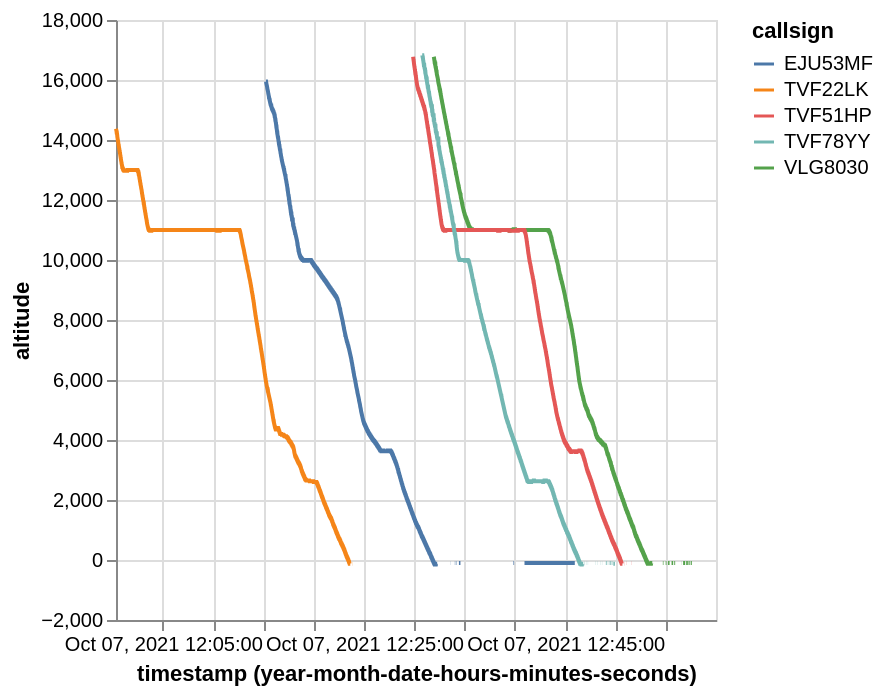

Notebook cell for this chart:
### Code cell
alt.layer(
    *(
        flight.chart().encode(
            alt.Y("altitude"),
            alt.Color("callsign"),
        )
        for flight in subset
    )
)

### Figure 1 — Vega-Lite specification as saved in the notebook (floating-point values rounded to 4 significant figures; data arrays with more than 128 entries replaced by an {"elided": "..."} marker saying what was removed)
{"config": {"view": {"continuousWidth": 300, "continuousHeight": 300}}, "layer": [{"data": {"name": "data-71f1a7c632d8c5961956bc7b299520c4"}, "mark": {"type": "line"}, "encoding": {"color": {"field": "callsign", "type": "nominal"}, "x": {"field": "timestamp", "timeUnit": "utcyearmonthdatehoursminutesseconds", "type": "temporal"}, "y": {"field": "altitude", "type": "quantitative"}}}, {"data": {"name": "data-bde9b41dba70b8826f514fe056b26b6f"}, "mark": {"type": "line"}, "encoding": {"color": {"field": "callsign", "type": "nominal"}, "x": {"field": "timestamp", "timeUnit": "utcyearmonthdatehoursminutesseconds", "type": "temporal"}, "y": {"field": "altitude", "type": "quantitative"}}}, {"data": {"name": "data-de8d10f1006b7dfe10fe45022f27f0fa"}, "mark": {"type": "line"}, "encoding": {"color": {"field": "callsign", "type": "nominal"}, "x": {"field": "timestamp", "timeUnit": "utcyearmonthdatehoursminutesseconds", "type": "temporal"}, "y": {"field": "altitude", "type": "quantitative"}}}, {"data": {"name": "data-09acef7a88563dfd8950b362c677e0d7"}, "mark": {"type": "line"}, "encoding": {"color": {"field": "callsign", "type": "nominal"}, "x": {"field": "timestamp", "timeUnit": "utcyearmonthdatehoursminutesseconds", "type": "temporal"}, "y": {"field": "altitude", "type": "quantitative"}}}, {"data": {"name": "data-66be56aa2ac9dedc09fd1ea59ba70fde"}, "mark": {"type": "line"}, "encoding": {"color": {"field": "callsign", "type": "nominal"}, "x": {"field": "timestamp", "timeUnit": "utcyearmonthdatehoursminutesseconds", "type": "temporal"}, "y": {"field": "altitude", "type": "quantitative"}}}], "$schema": "https://vega.github.io/schema/vega-lite/v5.20.1.json", "datasets": {"data-71f1a7c632d8c5961956bc7b299520c4": {"elided": "1683 records"}, "data-bde9b41dba70b8826f514fe056b26b6f": {"elided": "1430 records"}, "data-de8d10f1006b7dfe10fe45022f27f0fa": {"elided": "1308 records"}, "data-09acef7a88563dfd8950b362c677e0d7": {"elided": "1594 records"}, "data-66be56aa2ac9dedc09fd1ea59ba70fde": {"elided": "1843 records"}}}
